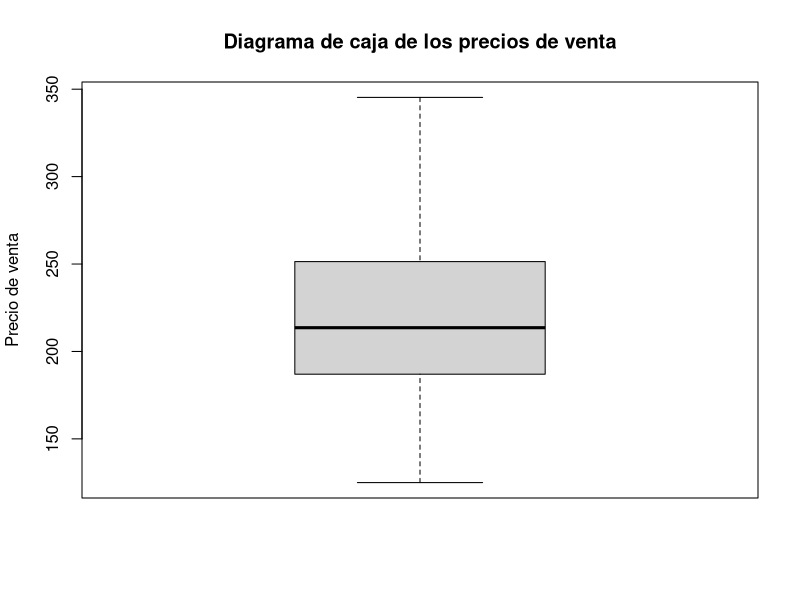
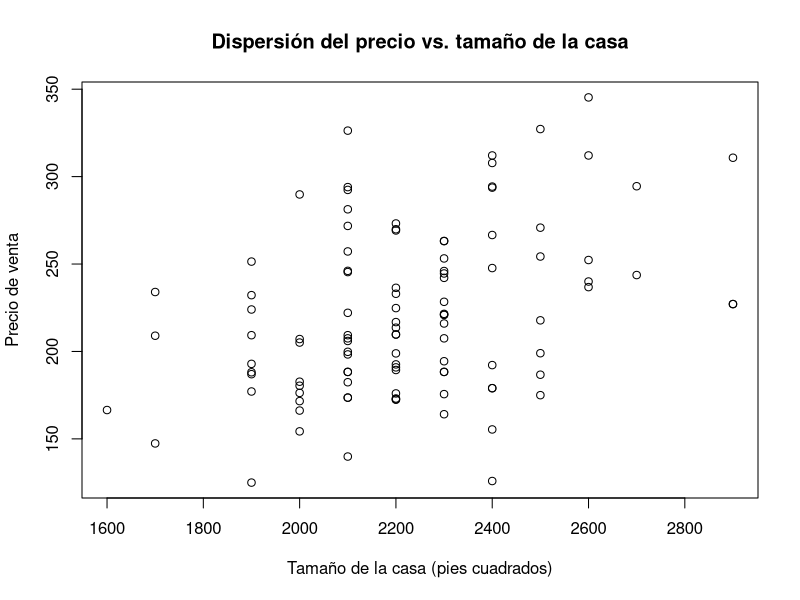
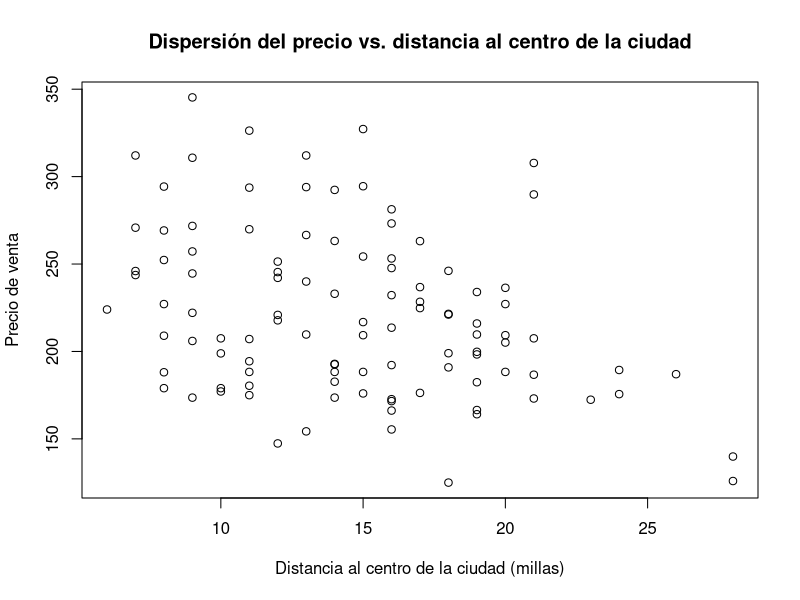
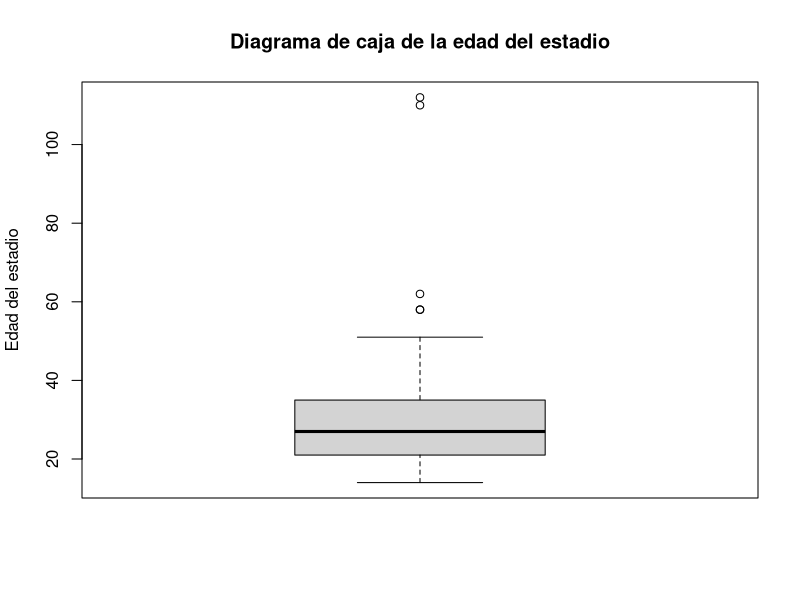
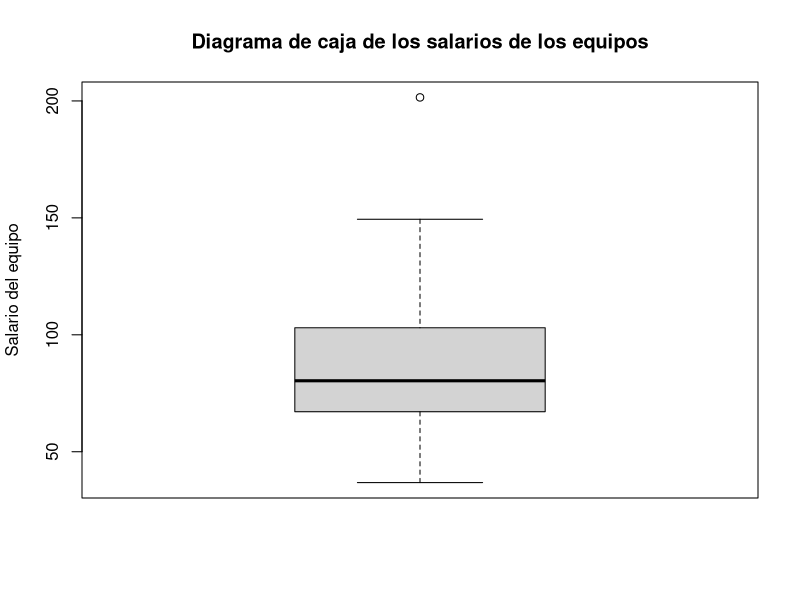
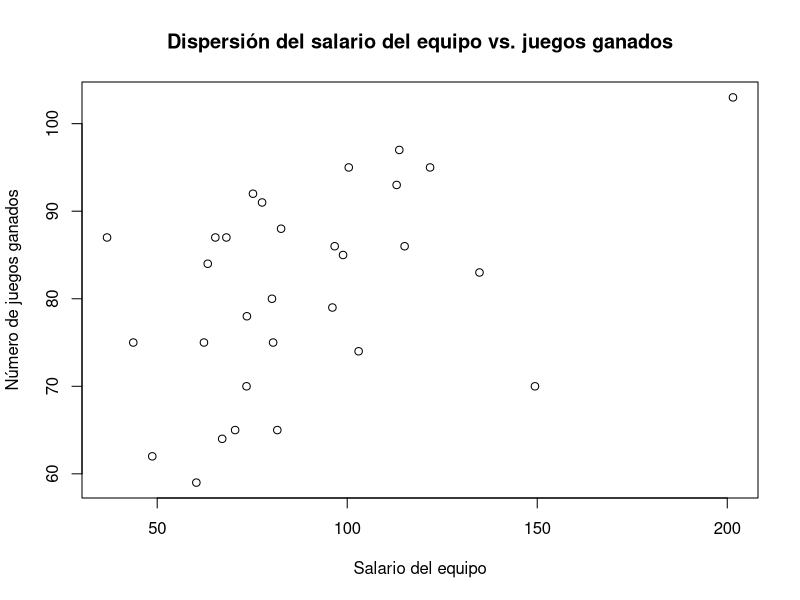
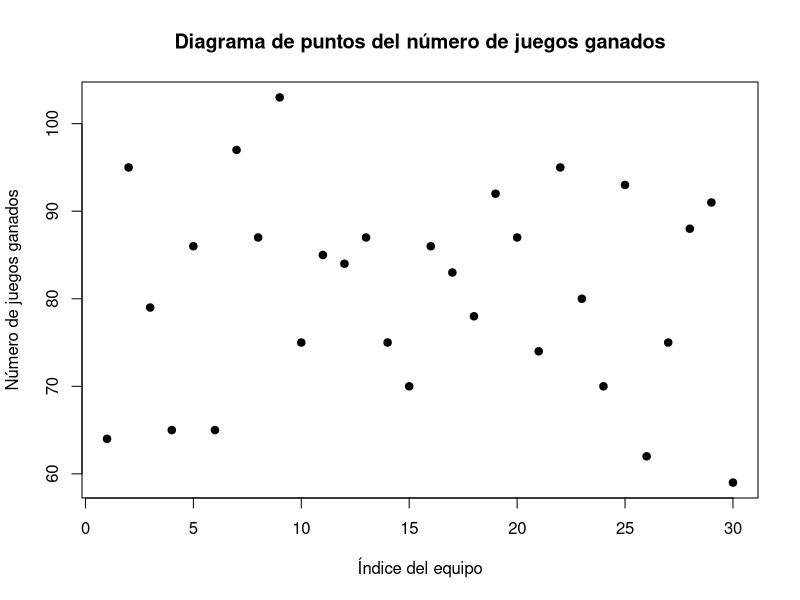
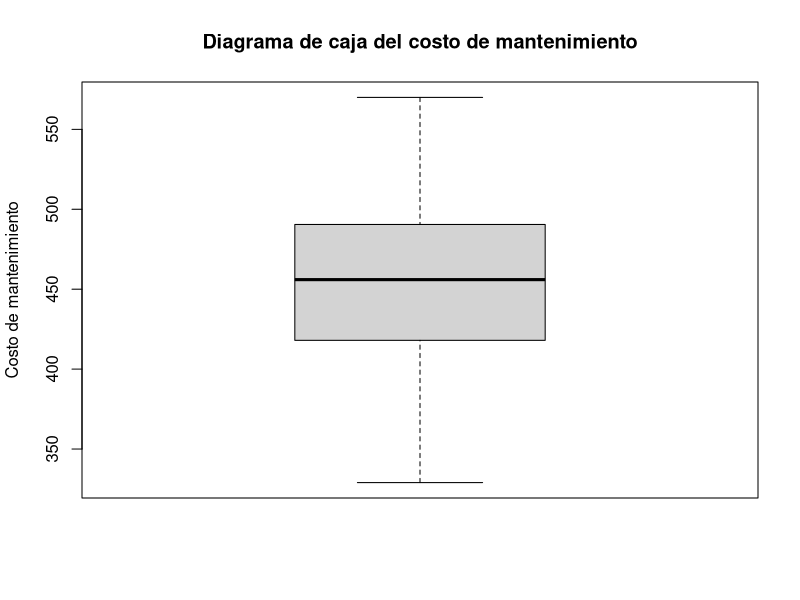

Generate these figures, in order, with R:
# 44. Consulte los datos Real Estate, que incluyen información sobre las casas vendidas en Goodyear,
# Arizona, el año pasado. Prepare un reporte sobre los precios de venta de las casas. Asegúrese de
# responder en su informe las siguientes preguntas:
#   a) Elabore un diagrama de caja. Estime el primer y tercer cuartiles. ¿Hay datos atípicos?
#   b) Desarrolle un diagrama de dispersión con el precio en el eje vertical y el tamaño de la casa en
# el horizontal. ¿Le parece que hay alguna relación entre las dos variables? ¿La relación es directa o inversa?
#   c) Elabore un diagrama de dispersión con el precio en el eje vertical y la distancia al centro de la
# ciudad en el horizontal. ¿Parece que hay alguna relación entre las dos variables? ¿La relación
# es directa o inversa?


# Cargar los datos de Real Estate
real_estate <- read.csv("goodyearArizona.txt", header = TRUE, sep = "")

# a) Diagrama de caja para los precios de venta
boxplot(real_estate$Precio, main = "Diagrama de caja de los precios de venta", ylab = "Precio de venta")
primer_cuartil <- quantile(real_estate$Precio, 0.25)
tercer_cuartil <- quantile(real_estate$Precio, 0.75)

# Identificación de datos atípicos
datos_atipicos <- boxplot.stats(real_estate$price)$out

cat("Primer cuartil:", primer_cuartil, "\n")
cat("Tercer cuartil:", tercer_cuartil, "\n")
cat("Datos atípicos:", datos_atipicos, "\n")

# b) Diagrama de dispersión del precio vs. tamaño de la casa
plot(real_estate$Tamano, real_estate$Precio, main = "Dispersión del precio vs. tamaño de la casa",
     xlab = "Tamaño de la casa (pies cuadrados)", ylab = "Precio de venta")
cor_size_price <- cor(real_estate$Tamano, real_estate$Precio)
cat("Correlación entre tamaño de la casa y precio de venta:", cor_size_price, "\n")

# c) Diagrama de dispersión del precio vs. distancia al centro de la ciudad
plot(real_estate$DistanciaCentro, real_estate$Precio, main = "Dispersión del precio vs. distancia al centro de la ciudad",
     xlab = "Distancia al centro de la ciudad (millas)", ylab = "Precio de venta")
cor_distance_price <- cor(real_estate$DistanciaCentro, real_estate$Precio)
cat("Correlación entre distancia al centro de la ciudad y precio de venta:", cor_distance_price, "\n")

#   45. Busque en Baseball 2009 la información sobre los 30 mejores equipos de la Liga Mayor en la temporada 2009.
# a) Seleccione la variable que se refiere al año en que el estadio fue construido. (Sugerencia: Reste
#                                                                                    el año en el que el estadio se construyó del año actual para determinar la edad del estadio, y
#                                                                                    trabaje con esta variable.) Diseñe un diagrama de caja ¿Hay datos atípicos?
#   b) Seleccione la variable relacionada con el salario del equipo y diseñe un diagrama de caja. ¿Hay
# datos atípicos? ¿Cuáles son los cuartiles? Redacte un breve resumen de su análisis. ¿Cómo se
# comparan los salarios de los Yanquis de Nueva York con los otros equipos?
#   c) Trace un diagrama de dispersión en cuyo eje vertical se indique el número de juegos ganados
# y el salario del equipo en el eje horizontal. ¿Cuáles son sus conclusiones?
#   d) Seleccione la variable juegos ganados. Trace un diagrama de puntos. ¿Qué conclusiones
# puede obtener a partir de esta gráfica?

# Cargar los datos de Baseball 2009
baseball_2009 <- read.csv("baseball.txt", header = TRUE, sep = "")

# a) Diagrama de caja para la edad del estadio
current_year <- 2024
baseball_2009$stadium_age <- current_year - baseball_2009$Construcción.
boxplot(baseball_2009$stadium_age, main = "Diagrama de caja de la edad del estadio", ylab = "Edad del estadio")
primer_cuartil_age <- quantile(baseball_2009$stadium_age, 0.25)
tercer_cuartil_age <- quantile(baseball_2009$stadium_age, 0.75)
datos_atipicos_age <- boxplot.stats(baseball_2009$stadium_age)$out

cat("Primer cuartil (edad del estadio):", primer_cuartil_age, "\n")
cat("Tercer cuartil (edad del estadio):", tercer_cuartil_age, "\n")
cat("Datos atípicos (edad del estadio):", datos_atipicos_age, "\n")

# b) Diagrama de caja para los salarios de los equipos
boxplot(baseball_2009$Salario., main = "Diagrama de caja de los salarios de los equipos", ylab = "Salario del equipo")
primer_cuartil_salary <- quantile(baseball_2009$Salario., 0.25)
tercer_cuartil_salary <- quantile(baseball_2009$Salario., 0.75)
datos_atipicos_salary <- boxplot.stats(baseball_2009$Salario.)$out

cat("Primer cuartil (salarios):", primer_cuartil_salary, "\n")
cat("Tercer cuartil (salarios):", tercer_cuartil_salary, "\n")
cat("Datos atípicos (salarios):", datos_atipicos_salary, "\n")

# Comparación de los salarios de los Yanquis de Nueva York con otros equipos
salario_yankees <- baseball_2009$Salario.[baseball_2009$quipo. == "New York Yankees"]
cat("Salario de los Yanquis de Nueva York:", salario_yankees, "\n")

# c) Diagrama de dispersión del número de juegos ganados vs. salario del equipo
plot(baseball_2009$Salario., baseball_2009$Victorias., main = "Dispersión del salario del equipo vs. juegos ganados",
     xlab = "Salario del equipo", ylab = "Número de juegos ganados")
cor_salary_wins <- cor(baseball_2009$Salario., baseball_2009$Victorias.)
cat("Correlación entre salario del equipo y juegos ganados:", cor_salary_wins, "\n")

# d) Diagrama de puntos del número de juegos ganados
plot(baseball_2009$Victorias., main = "Diagrama de puntos del número de juegos ganados",
     xlab = "Índice del equipo", ylab = "Número de juegos ganados", pch = 19)
summary(baseball_2009$Victorias.)



#   46. Consulte los datos sobre los autobuses que operan en el distrito escolar Buena.
# a) Refiérase a la variable costo de mantenimiento. Desarrolle un diagrama de caja. ¿Cuáles son el
# primer y tercer cuartiles? ¿Hay datos atípicos?
#   b) Determine el costo mediano de mantenimiento. Basándose en la mediana, desarrolle una tabla
# de contingencias en donde el fabricante sea una variable y la otra si el costo de mante



# Cargar los datos de los autobuses del Distrito Escolar Buena
school_buses <- read.csv("schoolBus.txt", header = TRUE, sep = "")

# a) Diagrama de caja para el costo de mantenimiento
boxplot(school_buses$mantenimiento., main = "Diagrama de caja del costo de mantenimiento", ylab = "Costo de mantenimiento")
primer_cuartil_mantenimiento <- quantile(school_buses$mantenimiento., 0.25)
tercer_cuartil_mantenimiento <- quantile(school_buses$mantenimiento., 0.75)
datos_atipicos_mantenimiento <- boxplot.stats(school_buses$mantenimiento.)$out

cat("Primer cuartil (costo de mantenimiento):", primer_cuartil_mantenimiento, "\n")
cat("Tercer cuartil (costo de mantenimiento):", tercer_cuartil_mantenimiento, "\n")
cat("Datos atípicos (costo de mantenimiento):", datos_atipicos_mantenimiento, "\n")

# b) Costo mediano de mantenimiento y tabla de contingencias
costo_mediano <- median(school_buses$mantenimiento.)
school_buses$high_cost <- school_buses$mantenimiento. > costo_mediano
tabla_contingencias <- table(school_buses$Fabricante., school_buses$high_cost)
cat("Costo mediano de mantenimiento:", costo_mediano, "\n")
print(tabla_contingencias)
